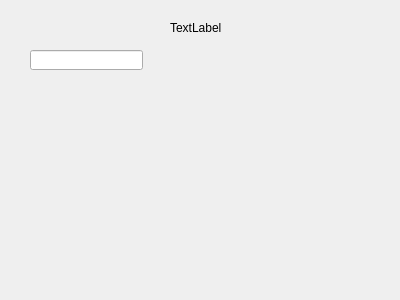
<?xml version="1.0" encoding="UTF-8"?>
<ui version="4.0">
 <class>Dialog</class>
 <widget class="QDialog" name="Dialog">
  <property name="geometry">
   <rect>
    <x>0</x>
    <y>0</y>
    <width>400</width>
    <height>300</height>
   </rect>
  </property>
  <property name="windowTitle">
   <string>Dialog</string>
  </property>
  <widget class="QLabel" name="label">
   <property name="geometry">
    <rect>
     <x>170</x>
     <y>20</y>
     <width>55</width>
     <height>16</height>
    </rect>
   </property>
   <property name="text">
    <string>TextLabel</string>
   </property>
  </widget>
  <widget class="QLineEdit" name="lineEdit">
   <property name="geometry">
    <rect>
     <x>30</x>
     <y>50</y>
     <width>113</width>
     <height>20</height>
    </rect>
   </property>
  </widget>
 </widget>
 <resources/>
 <connections/>
</ui>
